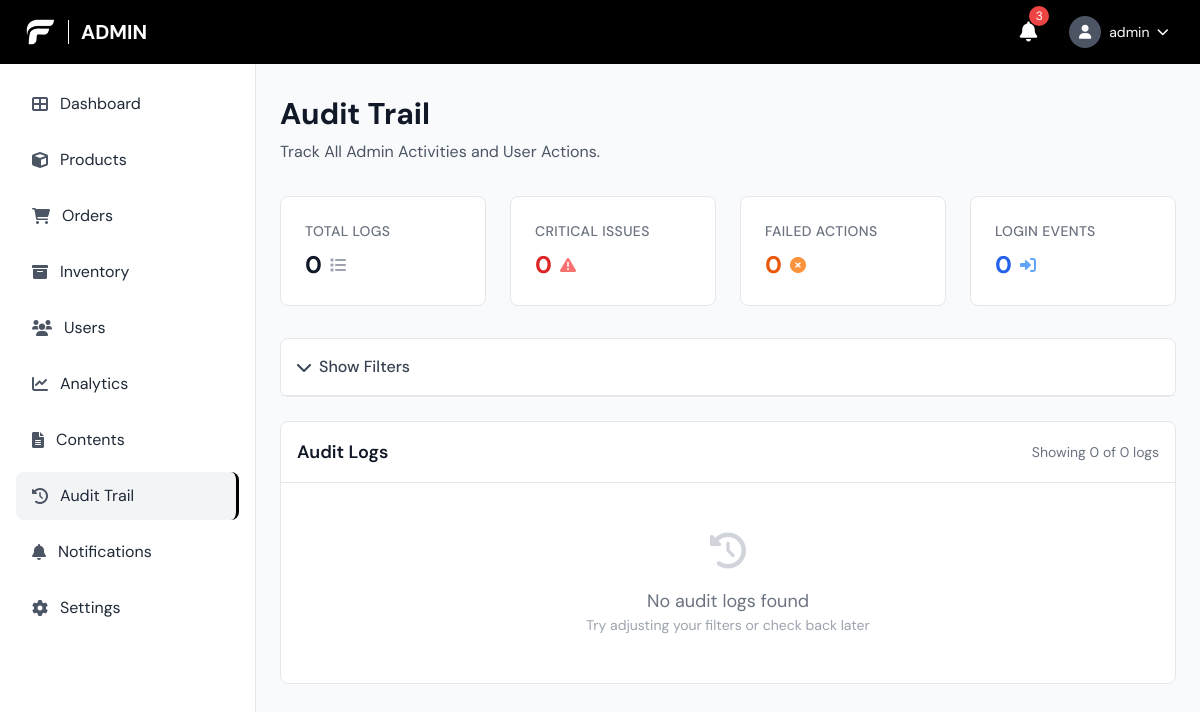
/admin/audit_logs.php (signed in), run on an earlier commit of the app's database.
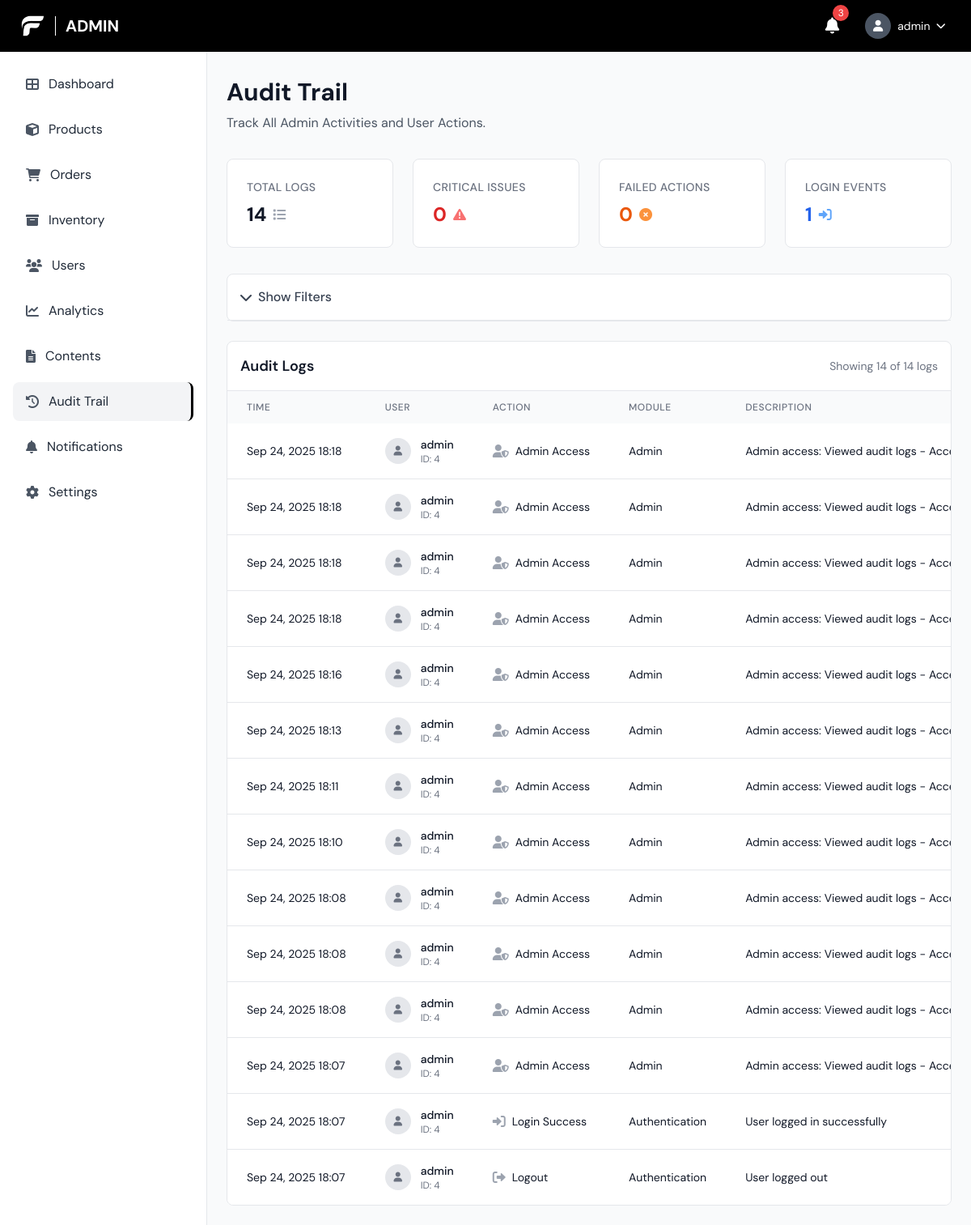
And on a later commit of the database.
### tables this page shows
CREATE TABLE `audit_logs` (
  `audit_id` bigint(20) UNSIGNED NOT NULL,
  `user_id` bigint(20) UNSIGNED DEFAULT NULL COMMENT 'ID of the user who performed the action',
  `username` varchar(100) DEFAULT NULL COMMENT 'Username for quick reference',
  `action_type` enum('login_success','login_failed','logout','password_change','password_reset_request','password_reset_complete','profile_update','user_create','user_update','user_delete','user_status_change','product_create','product_update','product_delete','product_status_change','inventory_adjustment','order_create','order_update','order_status_change','order_cancel','order_refund','payment_process','payment_refund','promo_create','promo_update','promo_delete','promo_status_change','category_create','category_update','category_delete','subcategory_create','subcategory_update','subcategory_delete','shipping_fee_update','system_settings_change','admin_access','data_export','data_import','other') NOT NULL COMMENT 'Type of action performed',
  `module` varchar(50) NOT NULL COMMENT 'Module/feature where action occurred (e.g., users, products, orders)',
  `description` text NOT NULL COMMENT 'Detailed description of the action',
  `old_values` longtext DEFAULT NULL COMMENT 'JSON of old values before change',
  `new_values` longtext DEFAULT NULL COMMENT 'JSON of new values after change',
  `ip_address` varchar(45) DEFAULT NULL COMMENT 'IP address of the user',
  `user_agent` text DEFAULT NULL COMMENT 'User agent string',
  `reference_id` bigint(20) UNSIGNED DEFAULT NULL COMMENT 'ID of the record being modified (e.g., product_id, order_id)',
  `reference_type` varchar(50) DEFAULT NULL COMMENT 'Type of reference (e.g., product, order, user)',
  `severity` enum('low','medium','high','critical') NOT NULL DEFAULT 'low' COMMENT 'Severity level of the action',
  `status` enum('success','failed','warning') NOT NULL DEFAULT 'success' COMMENT 'Status of the action',
  `created_at` timestamp NOT NULL DEFAULT current_timestamp()
);

### config/database.php (called while the page is built, shortened)
<?php
function getDBConnection() {
    try {
        $pdo = new PDO(
            "mysql:host=" . DB_HOST . ";dbname=" . DB_NAME . ";charset=utf8mb4",
            DB_USER,
            DB_PASS,
            [
                PDO::ATTR_ERRMODE => PDO::ERRMODE_EXCEPTION,
                PDO::ATTR_DEFAULT_FETCH_MODE => PDO::FETCH_ASSOC,
                PDO::ATTR_EMULATE_PREPARES => false
            ]
        );
        return $pdo;
    } catch (PDOException $e) {
        die("Database connection failed: " . $e->getMessage());
    }
}
?>

### config/audit_logger.php (called while the page is built, shortened)
<?php
require_once __DIR__ . '/database.php';
class AuditLogger {
    private $pdo;
    public function __construct() {
        $this->pdo = getDBConnection();
    }
    public function getLogs($filters = [], $limit = 50, $offset = 0) {
        $whereConditions = [];
        $params = [];
        $whereClause = !empty($whereConditions) ? 'WHERE ' . implode(' AND ', $whereConditions) : '';
        $sql = "
            SELECT al.*, u.username as user_username, u.email as user_email
            FROM audit_logs al
            LEFT JOIN users u ON al.user_id = u.user_id
            {$whereClause}
            ORDER BY al.created_at DESC
            LIMIT ? OFFSET ?
        ";
        $params[] = $limit;
        $params[] = $offset;
        $stmt = $this->pdo->prepare($sql);
        $stmt->execute($params);
        return $stmt->fetchAll();
    }
}
?>

### admin/audit_logs.php (the view, shortened to what the rows shown need)
<?php
require_once '../config/database.php';
require_once '../config/audit_logger.php';
$auditLogger = new AuditLogger();
$auditLogger->logAdminAccess('Viewed audit logs', 'Accessed audit trail page');
$filters = [
    'user_id' => $_GET['user_id'] ?? '',
    'action_type' => $_GET['action_type'] ?? '',
    'module' => $_GET['module'] ?? '',
    'status' => $_GET['status'] ?? '',
    'date_from' => $_GET['date_from'] ?? '',
    'date_to' => $_GET['date_to'] ?? '',
    'search' => $_GET['search'] ?? ''
];
$filters = array_filter($filters, function($value) {
    return $value !== '';
});
$page = max(1, (int)($_GET['page'] ?? 1));
$limit = 25;
$offset = ($page - 1) * $limit;
$logs = $auditLogger->getLogs($filters, $limit, $offset);
function getActionTypeIcon($actionType) {
    if (strpos($actionType, 'login') !== false) return 'fas fa-sign-in-alt';
    if (strpos($actionType, 'logout') !== false) return 'fas fa-sign-out-alt';
    if (strpos($actionType, 'admin') !== false) return 'fas fa-user-shield';
    return 'fas fa-circle';
}
?>
<!DOCTYPE html>
<html lang="en">
<head>
    <script src="https://cdn.tailwindcss.com"></script>
    <link href="https://cdnjs.cloudflare.com/ajax/libs/font-awesome/6.0.0/css/all.min.css" rel="stylesheet">
    <link rel="stylesheet" href="../css/style.css">
</head>
<body class="font-body bg-gray-50">
    <header class="bg-black text-white fixed top-0 left-0 right-0 z-50 h-16 flex items-center justify-between px-6">
        <div class="flex items-center space-x-3">
            <h1 class="text-xl font-bold uppercase">Admin</h1>
        </div>
    </header>
    <main class="ml-64 pt-16 pb-6 px-6 pt-24">
        <div class="mb-8">
            <h1 class="text-3xl font-bold text-gray-900 mb-2">Audit Trail</h1>
        </div>
        <div class="bg-white rounded-lg border border-gray-200 overflow-hidden">
            <?php if (empty($logs)): ?>
                <div class="text-center py-12">
                    <i class="fas fa-history text-4xl text-gray-300 mb-4"></i>
                    <p class="text-gray-500 text-lg">No audit logs found</p>
                    <p class="text-gray-400 text-sm">Try adjusting your filters or check back later</p>
                </div>
            <?php else: ?>
                <div class="overflow-x-auto">
                    <table class="w-full">
                        <thead class="bg-gray-50">
                            <tr>
                                <th class="px-6 py-3 text-left text-xs font-medium text-gray-500 uppercase tracking-wider">Time</th>
                                <th class="px-6 py-3 text-left text-xs font-medium text-gray-500 uppercase tracking-wider">User</th>
                                <th class="px-6 py-3 text-left text-xs font-medium text-gray-500 uppercase tracking-wider">Action</th>
                                <th class="px-6 py-3 text-left text-xs font-medium text-gray-500 uppercase tracking-wider">Module</th>
                                <th class="px-6 py-3 text-left text-xs font-medium text-gray-500 uppercase tracking-wider">Description</th>
                            </tr>
                        </thead>
                        <tbody class="bg-white divide-y divide-gray-200">
                            <?php foreach ($logs as $log): ?>
                                <tr class="log-row">
                                    <td class="px-6 py-4 whitespace-nowrap text-sm text-gray-900">
                                        <?php echo date('M j, Y H:i', strtotime($log['created_at'])); ?>
                                    </td>
                                    <td class="px-6 py-4 whitespace-nowrap">
                                        <div class="flex items-center">
                                            <div class="w-8 h-8 bg-gray-200 rounded-full flex items-center justify-center mr-3">
                                                <i class="fas fa-user text-gray-500 text-xs"></i>
                                            </div>
                                            <div>
                                                <div class="text-sm font-medium text-gray-900">
                                                    <?php echo htmlspecialchars($log['username'] ?: 'System'); ?>
                                                </div>
                                                <div class="text-xs text-gray-500">
                                                    ID: <?php echo $log['user_id'] ?: 'N/A'; ?>
                                                </div>
                                            </div>
                                        </div>
                                    </td>
                                    <td class="px-6 py-4 whitespace-nowrap">
                                        <div class="flex items-center">
                                            <i class="<?php echo getActionTypeIcon($log['action_type']); ?> text-gray-400 mr-2"></i>
                                            <span class="text-sm text-gray-900">
                                                <?php echo ucwords(str_replace('_', ' ', $log['action_type'])); ?>
                                            </span>
                                        </div>
                                    </td>
                                    <td class="px-6 py-4 whitespace-nowrap text-sm text-gray-900">
                                        <?php echo ucwords(str_replace('_', ' ', $log['module'])); ?>
                                    </td>
                                    <td class="px-6 py-4 text-sm text-gray-900 max-w-xs truncate">
                                        <?php echo htmlspecialchars($log['description']); ?>
                                    </td>
                                </tr>
                            <?php endforeach; ?>
                        </tbody>
                    </table>
                </div>
            <?php endif; ?>
        </div>
    </main>
</body>
</html>

What changed in the data, as far as the page shows it:
added audit_logs: created_at "Sep 24, 2025 18:18", username "admin", user "4", action_type "Admin Access", module "Admin", description "Admin access: Viewed audit logs - Acce…"
added audit_logs: created_at "Sep 24, 2025 18:18", username "admin", user "4", action_type "Admin Access", module "Admin", description "Admin access: Viewed audit logs - Acce…"
added audit_logs: created_at "Sep 24, 2025 18:18", username "admin", user "4", action_type "Admin Access", module "Admin", description "Admin access: Viewed audit logs - Acce…"
added audit_logs: created_at "Sep 24, 2025 18:18", username "admin", user "4", action_type "Admin Access", module "Admin", description "Admin access: Viewed audit logs - Acce…"
added audit_logs: created_at "Sep 24, 2025 18:16", username "admin", user "4", action_type "Admin Access", module "Admin", description "Admin access: Viewed audit logs - Acce…"
added audit_logs: created_at "Sep 24, 2025 18:13", username "admin", user "4", action_type "Admin Access", module "Admin", description "Admin access: Viewed audit logs - Acce…"
added audit_logs: created_at "Sep 24, 2025 18:11", username "admin", user "4", action_type "Admin Access", module "Admin", description "Admin access: Viewed audit logs - Acce…"
added audit_logs: created_at "Sep 24, 2025 18:10", username "admin", user "4", action_type "Admin Access", module "Admin", description "Admin access: Viewed audit logs - Acce…"
added audit_logs: created_at "Sep 24, 2025 18:08", username "admin", user "4", action_type "Admin Access", module "Admin", description "Admin access: Viewed audit logs - Acce…"
added audit_logs: created_at "Sep 24, 2025 18:08", username "admin", user "4", action_type "Admin Access", module "Admin", description "Admin access: Viewed audit logs - Acce…"
added audit_logs: created_at "Sep 24, 2025 18:08", username "admin", user "4", action_type "Admin Access", module "Admin", description "Admin access: Viewed audit logs - Acce…"
added audit_logs: created_at "Sep 24, 2025 18:07", username "admin", user "4", action_type "Admin Access", module "Admin", description "Admin access: Viewed audit logs - Acce…"
added audit_logs: created_at "Sep 24, 2025 18:07", username "admin", user "4", action_type "Login Success", module "Authentication", description "User logged in successfully"
added audit_logs: created_at "Sep 24, 2025 18:07", username "admin", user "4", action_type "Logout", module "Authentication", description "User logged out"
Also different on the page:
$stats['total_logs']: "0" → "14"
$stats['login_logs']: "0" → "1"
count($logs): "0" → "14"
$totalLogs: "0" → "14"
text no longer shown: "No audit logs found Try adjusting your filters or check back later"
text now shown: "TIME USER ACTION MODULE DESCRIPTION"
